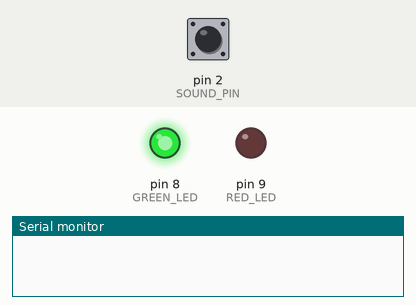
This sketch was run on a simulated Arduino Uno, built with avr-gcc and run on an emulated ATmega328P. On the bench: output pins drawn as LEDs (lit = HIGH), the last lines printed to the serial monitor. Inputs (shaded band) come from the test bench; at power-on: pin 2 (SOUND_PIN) HIGH.

Above: at 1.2 s.
1.3 s: pin 2 (SOUND_PIN) pulled LOW for 0.15 s
At 2.1 s:
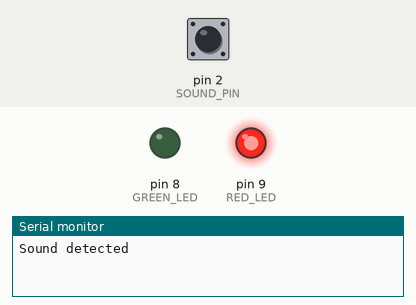
Timing chart, 0 to 4.3 s (numbered marks = the images above; inputs shaded):
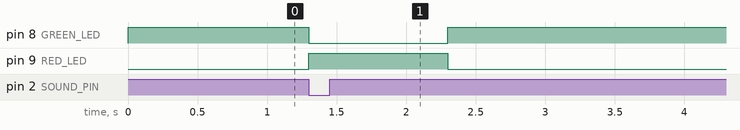

The sketch:

basic.ino
```cpp
const byte SOUND_PIN = 2;     // KY-037 DO or Wokwi pushbutton
const byte GREEN_LED = 8;
const byte RED_LED = 9;

// For Wokwi pushbutton with INPUT_PULLUP, pressed = LOW
// If your real KY-037 is active HIGH, change this to HIGH
const byte SOUND_ACTIVE = LOW;

unsigned long alertStart = 0;
bool alertActive = false;
int lastReading = HIGH;

void setup() {
  pinMode(SOUND_PIN, INPUT_PULLUP);
  pinMode(GREEN_LED, OUTPUT);
  pinMode(RED_LED, OUTPUT);

  digitalWrite(GREEN_LED, HIGH);
  digitalWrite(RED_LED, LOW);

  Serial.begin(9600);
}

void loop() {
  int reading = digitalRead(SOUND_PIN);

  // rising event in logic sense: idle -> active
  if (reading == SOUND_ACTIVE && lastReading != SOUND_ACTIVE) {
    alertActive = true;
    alertStart = millis();
    Serial.println("Sound detected");
  }

  if (alertActive) {
    digitalWrite(GREEN_LED, LOW);
    digitalWrite(RED_LED, HIGH);

    if (millis() - alertStart >= 1000) {
      alertActive = false;
    }
  } else {
    digitalWrite(GREEN_LED, HIGH);
    digitalWrite(RED_LED, LOW);
  }

  lastReading = reading;
}
```

Measured:
- after the input at 1.3 s, pin 8 (GREEN_LED): HIGH → LOW at once, → HIGH 1.0 s later; pin 9 (RED_LED): LOW → HIGH at once, → LOW 1.0 s later
